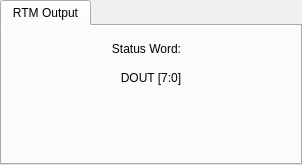
            <widget class="QTabWidget" name="tabWidget_2">
             <property name="currentIndex">
              <number>0</number>
             </property>
             <widget class="QWidget" name="tab_11">
              <attribute name="title">
               <string>RTM Output</string>
              </attribute>
              <layout class="QGridLayout" name="gridLayout_27">
               <item row="1" column="0">
                <layout class="QGridLayout" name="gridLayout_26">
                 <item row="0" column="1">
                  <widget class="QLabel" name="label_37">
                   <property name="minimumSize">
                    <size>
                     <width>0</width>
                     <height>20</height>
                    </size>
                   </property>
                   <property name="text">
                    <string>DOUT [7:0]</string>
                   </property>
                   <property name="alignment">
                    <set>Qt::AlignCenter</set>
                   </property>
                  </widget>
                 </item>
                 <item row="1" column="0">
                  <spacer name="horizontalSpacer_11">
                   <property name="orientation">
                    <enum>Qt::Horizontal</enum>
                   </property>
                   <property name="sizeHint" stdset="0">
                    <size>
                     <width>40</width>
                     <height>20</height>
                    </size>
                   </property>
                  </spacer>
                 </item>
                 <item row="1" column="1">
                  <widget class="PyDMByteIndicator" name="PyDMByteIndicator_3">
                   <property name="minimumSize">
                    <size>
                     <width>200</width>
                     <height>60</height>
                    </size>
                   </property>
                   <property name="maximumSize">
                    <size>
                     <width>16777215</width>
                     <height>16777215</height>
                    </size>
                   </property>
                   <property name="toolTip">
                    <string/>
                   </property>
                   <property name="channel" stdset="0">
                    <string>ca://${P}:RTM_DO</string>
                   </property>
                   <property name="orientation" stdset="0">
                    <enum>Qt::Horizontal</enum>
                   </property>
                   <property name="showLabels" stdset="0">
                    <bool>true</bool>
                   </property>
                   <property name="bigEndian" stdset="0">
                    <bool>true</bool>
                   </property>
                   <property name="labelPosition" stdset="0">
                    <enum>QTabWidget::South</enum>
                   </property>
                   <property name="numBits" stdset="0">
                    <number>8</number>
                   </property>
                   <property name="shift" stdset="0">
                    <number>0</number>
                   </property>
                   <property name="labels" stdset="0">
                    <stringlist>
                     <string>0</string>
                     <string>1</string>
                     <string>2</string>
                     <string>3</string>
                     <string>4</string>
                     <string>5</string>
                     <string>6</string>
                     <string>7</string>
                    </stringlist>
                   </property>
                  </widget>
                 </item>
                 <item row="1" column="2">
                  <spacer name="horizontalSpacer_12">
                   <property name="orientation">
                    <enum>Qt::Horizontal</enum>
                   </property>
                   <property name="sizeHint" stdset="0">
                    <size>
                     <width>40</width>
                     <height>20</height>
                    </size>
                   </property>
                  </spacer>
                 </item>
                </layout>
               </item>
               <item row="0" column="0">
                <widget class="QFrame" name="frame_5">
                 <property name="minimumSize">
                  <size>
                   <width>0</width>
                   <height>25</height>
                  </size>
                 </property>
                 <property name="frameShape">
                  <enum>QFrame::NoFrame</enum>
                 </property>
                 <property name="frameShadow">
                  <enum>QFrame::Raised</enum>
                 </property>
                 <layout class="QGridLayout" name="gridLayout_29">
                  <property name="leftMargin">
                   <number>0</number>
                  </property>
                  <property name="topMargin">
                   <number>0</number>
                  </property>
                  <property name="rightMargin">
                   <number>0</number>
                  </property>
                  <property name="bottomMargin">
                   <number>0</number>
                  </property>
                  <property name="horizontalSpacing">
                   <number>10</number>
                  </property>
                  <property name="verticalSpacing">
                   <number>0</number>
                  </property>
                  <item row="0" column="0">
                   <layout class="QGridLayout" name="gridLayout_28">
                    <property name="horizontalSpacing">
                     <number>10</number>
                    </property>
                    <property name="verticalSpacing">
                     <number>0</number>
                    </property>
                    <item row="0" column="1">
                     <widget class="QLabel" name="label_38">
                      <property name="text">
                       <string>Status Word:</string>
                      </property>
                      <property name="alignment">
                       <set>Qt::AlignRight|Qt::AlignTrailing|Qt::AlignVCenter</set>
                      </property>
                     </widget>
                    </item>
                    <item row="0" column="2">
                     <widget class="PyDMLabel" name="PyDMLabel_54">
                      <property name="minimumSize">
                       <size>
                        <width>100</width>
                        <height>0</height>
                       </size>
                      </property>
                      <property name="toolTip">
                       <string/>
                      </property>
                      <property name="alignment">
                       <set>Qt::AlignCenter</set>
                      </property>
                      <property name="rules" stdset="0">
                       <string>[{&quot;name&quot;: &quot;New Rule&quot;, &quot;property&quot;: &quot;Text&quot;, &quot;initial_value&quot;: &quot;&quot;, &quot;expression&quot;: &quot;'0x{:X}'.format(ch[0] if ch[0]&gt;=0 else ch[0]+2**32)&quot;, &quot;channels&quot;: [{&quot;channel&quot;: &quot;ca://${P}:RTM_DO&quot;, &quot;trigger&quot;: true, &quot;use_enum&quot;: true}]}]</string>
                      </property>
                      <property name="precision" stdset="0">
                       <number>0</number>
                      </property>
                      <property name="showUnits" stdset="0">
                       <bool>false</bool>
                      </property>
                      <property name="precisionFromPV" stdset="0">
                       <bool>true</bool>
                      </property>
                      <property name="alarmSensitiveContent" stdset="0">
                       <bool>true</bool>
                      </property>
                      <property name="alarmSensitiveBorder" stdset="0">
                       <bool>true</bool>
                      </property>
                      <property name="PyDMToolTip" stdset="0">
                       <string/>
                      </property>
                      <property name="channel" stdset="0">
                       <string/>
                      </property>
                      <property name="displayFormat" stdset="0">
                       <enum>PyDMLabel::String</enum>
                      </property>
                     </widget>
                    </item>
                    <item row="0" column="0">
                     <spacer name="horizontalSpacer_13">
                      <property name="orientation">
                       <enum>Qt::Horizontal</enum>
                      </property>
                      <property name="sizeHint" stdset="0">
                       <size>
                        <width>40</width>
                        <height>20</height>
                       </size>
                      </property>
                     </spacer>
                    </item>
                   </layout>
                  </item>
                 </layout>
                </widget>
               </item>
              </layout>
             </widget>
            </widget>
